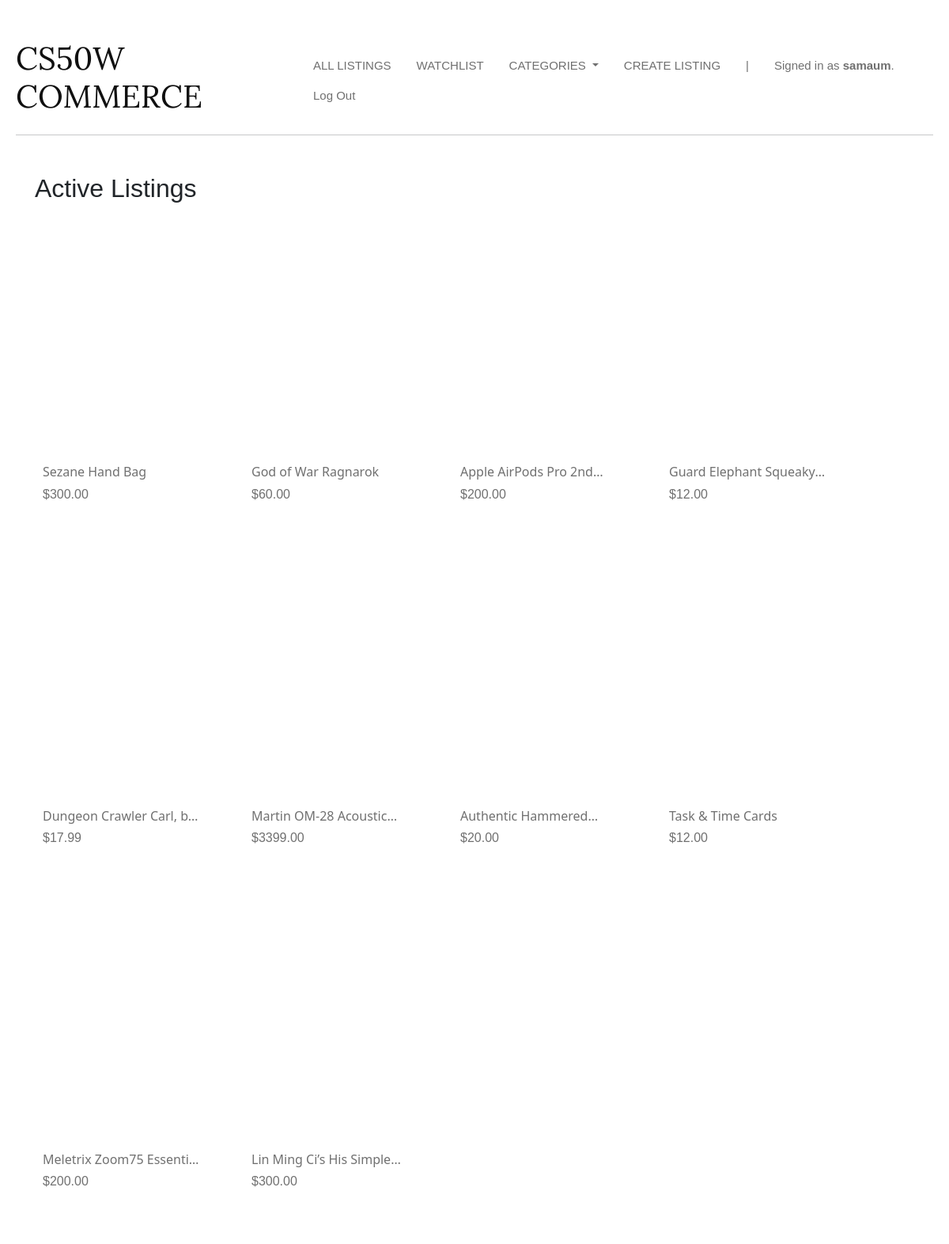
The app's page / (signed in) with its own data.
### auctions/models.py (models this page shows, shortened)
class User(AbstractUser):
    pass

class Listing(models.Model):
    title = models.CharField(max_length=50)
    description = models.CharField(max_length=1000)
    image = models.CharField(max_length=1000)
    price = models.FloatField()
    isActive = models.BooleanField(default=True)
    user = models.ForeignKey(User, on_delete=models.CASCADE, blank=True, null=True, related_name="user")
    category = models.ForeignKey(Category, on_delete=models.CASCADE, blank=True, null=True, related_name="category")
    watchlist = models.ManyToManyField(User, blank=True, null=True, related_name="listingWatchlist")

### auctions/views.py (the view)
# urls.py: path("", views.index, name="index"),
def index(request):
    activeListings = Listing.objects.filter(isActive=True)
    allCategories = Category.objects.all()
    return render(request, "auctions/index.html", {
        "listings": activeListings,
        "categories": allCategories
    })

### auctions/templates/auctions/index.html
{% extends "auctions/layout.html" %}
{% block body %}
    <h2 class="mt-5 mx-4" style="font-family: 'Plus Jakarta Sans', sans-serif;">Active Listings</h2>
    <div class="row mx-1">
        {% for listing in listings %}
            <div class="card mx-1 my-4" style="width: 16rem; border: none;">
                <a href="{% url 'listing' id=listing.id %}">
                    <div class="card-image-container" style="background-image: url('{{ listing.image }}');"></div>
                </a>
                <div class="card-body d-flex flex-column justify-content-between">
                    <h6 class="card-title clamp-title">{{ listing.title }}</h6>
                    <h6 class="listing-price mb-3">${{ listing.price|floatformat:"2" }}</h6>
                </div>
            </div>
        {% endfor %}
    </div>
{% endblock %}

### auctions/templates/auctions/layout.html (shortened to what this page needs)
{% load static %}
<!DOCTYPE html>
<html lang="en">
    <head>
        <link href="https://cdn.jsdelivr.net/npm/bootstrap@5.3.3/dist/css/bootstrap.min.css" rel="stylesheet">
          <link href="{% static 'auctions/styles.css' %}" rel="stylesheet">
    </head>
    <body>
        <div class="d-flex justify-content-between align-items-center">
            <h1 class="title">CS50W COMMERCE</h1>
            <ul class="nav">
                <li class="nav-item">
                    <a class="nav-link" href="{% url 'index' %}">ALL LISTINGS</a>
                </li>
                {% if user.is_authenticated %}
                    <li class="nav-item">
                        <a class="nav-link" href="{% url 'watchlist' %}">WATCHLIST</a>
                    </li>
                    <li class="nav-item dropdown">
                        <a class="nav-link dropdown-toggle" href="#" id="categoriesDropdown" role="button" data-bs-toggle="dropdown" aria-expanded="false">
                            CATEGORIES
                        </a>
                    </li>
                    <li class="nav-item">
                        <a class="nav-link" href="{% url 'create' %}">CREATE LISTING</a>
                    </li>
                    <li class="nav-item">
                        <p class="nav-link mb-0">|</p>
                    </li>
                    <li class="nav-item nav-username">
                        <p class="nav-link mb-0">Signed in as <strong !important>{{ user.username }}</strong>.</p>
                    </li>
                    <li class="nav-item">
                        <a class="nav-link" href="{% url 'logout' %}">Log Out</a>
                    </li>
                {% endif %}
            </ul>
        </div>
        <hr>
        {% block body %}
        {% endblock %}
    </body>
</html>

### auctions/static/auctions/styles.css (style rules this page uses)
body { max-width: 1400px; margin: 0 auto; padding: 50px 20px; }
.card-body a.card-title, .card-body .listing-price { text-decoration: none !important; }
.card { transition: box-shadow 0.3s ease-in-out; padding: 10px; }
.card-body { color: #707070 !important; }
.card-image-container { width: 100%; height: 17rem; background-size: cover; background-position: center; background-repeat: no-repeat; overflow: hidden; }
.title { color: rgb(16, 16, 16); font-family: "Lora", serif; font-weight: 400; }
.nav-link { color: #707070 !important; font-size: 15px !important; font-family: "Raleway", sans-serif; font-optical-sizing: auto; font-weight: 300; font-style: normal; }
.nav-username strong { font-weight: bold; }
.nav-item:nth-last-child(2) .nav-link { font-weight: normal !important; color: #707070 !important; }
.clamp-title { display: -webkit-box; -webkit-line-clamp: 1; -webkit-box-orient: vertical; overflow: hidden; }
.listing-price, .listing-bid { font-family: "Raleway", sans-serif; font-optical-sizing: auto; font-style: normal; }
h1,h4 { color: #424a4e;; font-weight: bold; }

### records on screen
User: username "samaum"
Listing: title "Sezane Hand Bag", price "300.00"
Listing: title "God of War Ragnarok", price "60.00"
Listing: title "Apple AirPods Pro…", price "200.00"
Listing: title "Guard Elephant…", price "12.00"
Listing: title "Dungeon Crawler Carl,…", price "17.99"
Listing: title "Martin OM-28…", price "3399.00"
Listing: title "Authentic…", price "20.00"
Listing: title "Task & Time Cards", price "12.00"
Listing: title "Meletrix Zoom75…", price "200.00"
Listing: title "Lin Ming Ci’s His…", price "300.00"
